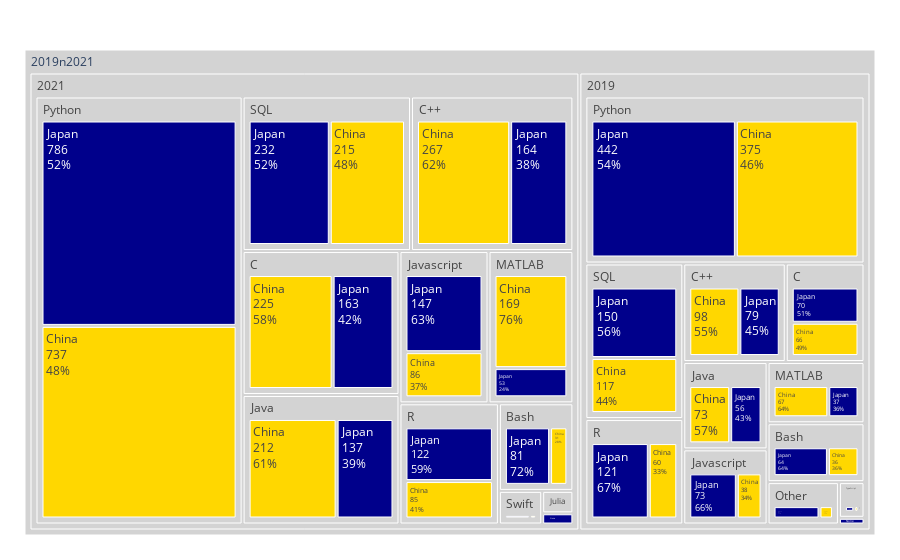

Notebook source saved alongside this figure:
### Markdown cell above
* Program_Language의 19년도 21년도 통합 value_counts의 정렬(연도 - 언어 - 나라)

* values는 Program_Language의 value_counts

* color 기준: country

### Code cell
fig = px.treemap(df_PL_JnC_21n19, path=[px.Constant("2019n2021"),'year','Program_Language','Country'],
                values='counts', color='Country',
                  color_discrete_map={'(?)':'lightgrey', 'China':'gold', 'Japan':'darkblue'})

fig.data[0].textinfo = 'label+percent parent+value'

fig.update_layout(margin = dict(t=50, l=25, r=25, b=25))

fig.show()

### Figure 1 — Plotly figure (JSON) as saved in the notebook; plotly's stock layout.template omitted (floating-point values rounded to 4 significant figures)
{"data": [{"branchvalues": "total", "customdata": [["Japan"], ["Japan"], ["Japan"], ["Japan"], ["Japan"], ["Japan"], ["Japan"], ["Japan"], ["Japan"], ["Japan"], ["Japan"], ["China"], ["China"], ["China"], ["China"], ["China"], ["Japan"], ["China"], ["China"], ["China"], ["China"], ["China"], ["China"], ["China"], ["China"], ["China"], ["China"], ["China"], ["China"], ["China"], ["China"], ["Japan"], ["Japan"], ["Japan"], ["Japan"], ["Japan"], ["Japan"], ["Japan"], ["Japan"], ["Japan"], ["Japan"], ["Japan"], ["China"], ["China"], ["Japan"], ["China"], ["(?)"], ["(?)"], ["(?)"], ["(?)"], ["(?)"], ["(?)"], ["(?)"], ["(?)"], ["(?)"], ["(?)"], ["(?)"], ["(?)"], ["(?)"], ["Japan"], ["Japan"], ["(?)"], ["(?)"], ["(?)"], ["(?)"], ["(?)"], ["(?)"], ["(?)"], ["(?)"], ["(?)"], ["(?)"], ["(?)"], ["(?)"]], "domain": {"x": [0, 1], "y": [0, 1]}, "hovertemplate": "labels=%{label}<br>counts=%{value}<br>parent=%{parent}<br>id=%{id}<br>Country=%{customdata[0]}<extra></extra>", "ids": ["2019n2021/2019/Bash/Japan", "2019n2021/2021/SQL/Japan", "2019n2021/2019/SQL/Japan", "2019n2021/2021/R/Japan", "2019n2021/2019/R/Japan", "2019n2021/2021/Python/Japan", "2019n2021/2019/Python/Japan", "2019n2021/2019/Other/Japan", "2019n2021/2021/None/Japan", "2019n2021/2019/None/Japan", "2019n2021/2021/Swift/Japan", "2019n2021/2019/TypeScript/China", "2019n2021/2021/Swift/China", "2019n2021/2021/SQL/China", "2019n2021/2019/SQL/China", "2019n2021/2021/R/China", "2019n2021/2019/TypeScript/Japan", "2019n2021/2021/Python/China", "2019n2021/2019/Python/China", "2019n2021/2019/Other/China", "2019n2021/2021/MATLAB/China", "2019n2021/2019/R/China", "2019n2021/2021/Bash/China", "2019n2021/2019/C/China", "2019n2021/2021/C/China", "2019n2021/2019/C++/China", "2019n2021/2021/C++/China", "2019n2021/2019/Java/China", "2019n2021/2021/Java/China", "2019n2021/2019/Javascript/China", "2019n2021/2021/Javascript/China", "2019n2021/2021/MATLAB/Japan", "2019n2021/2019/MATLAB/Japan", "2019n2021/2021/Javascript/Japan", "2019n2021/2019/Javascript/Japan", "2019n2021/2021/Java/Japan", "2019n2021/2019/Java/Japan", "2019n2021/2021/C++/Japan", "2019n2021/2019/C++/Japan", "2019n2021/2021/C/Japan", "2019n2021/2019/C/Japan", "2019n2021/2021/Bash/Japan", "2019n2021/2021/Julia/China", "2019n2021/2019/MATLAB/China", "2019n2021/2021/Julia/Japan", "2019n2021/2019/Bash/China", "2019n2021/2019/Bash", "2019n2021/2021/Bash", "2019n2021/2019/C", "2019n2021/2021/C", "2019n2021/2019/C++", "2019n2021/2021/C++", "2019n2021/2019/Java", "2019n2021/2021/Java", "2019n2021/2019/Javascript", "2019n2021/2021/Javascript", "2019n2021/2021/Julia", "2019n2021/2019/MATLAB", "2019n2021/2021/MATLAB", "2019n2021/2019/None", "2019n2021/2021/None", "2019n2021/2019/Other", "2019n2021/2019/Python", "2019n2021/2021/Python", "2019n2021/2019/R", "2019n2021/2021/R", "2019n2021/2019/SQL", "2019n2021/2021/SQL", "2019n2021/2021/Swift", "2019n2021/2019/TypeScript", "2019n2021/2019", "2019n2021/2021", "2019n2021"], "labels": ["Japan", "Japan", "Japan", "Japan", "Japan", "Japan", "Japan", "Japan", "Japan", "Japan", "Japan", "China", "China", "China", "China", "China", "Japan", "China", "China", "China", "China", "China", "China", "China", "China", "China", "China", "China", "China", "China", "China", "Japan", "Japan", "Japan", "Japan", "Japan", "Japan", "Japan", "Japan", "Japan", "Japan", "Japan", "China", "China", "Japan", "China", "Bash", "Bash", "C", "C", "C++", "C++", "Java", "Java", "Javascript", "Javascript", "Julia", "MATLAB", "MATLAB", "None", "None", "Other", "Python", "Python", "R", "R", "SQL", "SQL", "Swift", "TypeScript", "2019", "2021", "2019n2021"], "marker": {"colors": ["darkblue", "darkblue", "darkblue", "darkblue", "darkblue", "darkblue", "darkblue", "darkblue", "darkblue", "darkblue", "darkblue", "gold", "gold", "gold", "gold", "gold", "darkblue", "gold", "gold", "gold", "gold", "gold", "gold", "gold", "gold", "gold", "gold", "gold", "gold", "gold", "gold", "darkblue", "darkblue", "darkblue", "darkblue", "darkblue", "darkblue", "darkblue", "darkblue", "darkblue", "darkblue", "darkblue", "gold", "gold", "darkblue", "gold", "lightgrey", "lightgrey", "lightgrey", "lightgrey", "lightgrey", "lightgrey", "lightgrey", "lightgrey", "lightgrey", "lightgrey", "lightgrey", "lightgrey", "lightgrey", "darkblue", "darkblue", "lightgrey", "lightgrey", "lightgrey", "lightgrey", "lightgrey", "lightgrey", "lightgrey", "lightgrey", "lightgrey", "lightgrey", "lightgrey", "lightgrey"]}, "name": "", "parents": ["2019n2021/2019/Bash", "2019n2021/2021/SQL", "2019n2021/2019/SQL", "2019n2021/2021/R", "2019n2021/2019/R", "2019n2021/2021/Python", "2019n2021/2019/Python", "2019n2021/2019/Other", "2019n2021/2021/None", "2019n2021/2019/None", "2019n2021/2021/Swift", "2019n2021/2019/TypeScript", "2019n2021/2021/Swift", "2019n2021/2021/SQL", "2019n2021/2019/SQL", "2019n2021/2021/R", "2019n2021/2019/TypeScript", "2019n2021/2021/Python", "2019n2021/2019/Python", "2019n2021/2019/Other", "2019n2021/2021/MATLAB", "2019n2021/2019/R", "2019n2021/2021/Bash", "2019n2021/2019/C", "2019n2021/2021/C", "2019n2021/2019/C++", "2019n2021/2021/C++", "2019n2021/2019/Java", "2019n2021/2021/Java", "2019n2021/2019/Javascript", "2019n2021/2021/Javascript", "2019n2021/2021/MATLAB", "2019n2021/2019/MATLAB", "2019n2021/2021/Javascript", "2019n2021/2019/Javascript", "2019n2021/2021/Java", "2019n2021/2019/Java", "2019n2021/2021/C++", "2019n2021/2019/C++", "2019n2021/2021/C", "2019n2021/2019/C", "2019n2021/2021/Bash", "2019n2021/2021/Julia", "2019n2021/2019/MATLAB", "2019n2021/2021/Julia", "2019n2021/2019/Bash", "2019n2021/2019", "2019n2021/2021", "2019n2021/2019", "2019n2021/2021", "2019n2021/2019", "2019n2021/2021", "2019n2021/2019", "2019n2021/2021", "2019n2021/2019", "2019n2021/2021", "2019n2021/2021", "2019n2021/2019", "2019n2021/2021", "2019n2021/2019", "2019n2021/2021", "2019n2021/2019", "2019n2021/2019", "2019n2021/2021", "2019n2021/2019", "2019n2021/2021", "2019n2021/2019", "2019n2021/2021", "2019n2021/2021", "2019n2021/2019", "2019n2021", "2019n2021", ""], "textinfo": "label+percent parent+value", "type": "treemap", "values": [64, 232, 150, 122, 121, 786, 442, 41, 6, 3, 20, 5, 5, 215, 117, 85, 11, 737, 375, 12, 169, 60, 31, 66, 225, 98, 267, 73, 212, 38, 86, 53, 37, 147, 73, 137, 56, 164, 79, 163, 70, 81, 4, 67, 8, 36, 100, 112, 136, 388, 177, 431, 129, 349, 111, 233, 12, 104, 222, 3, 6, 53, 817, 1523, 181, 207, 267, 447, 25, 16, 2094, 3955, 6049]}], "layout": {"legend": {"tracegroupgap": 0}, "margin": {"b": 25, "l": 25, "r": 25, "t": 50}}}
